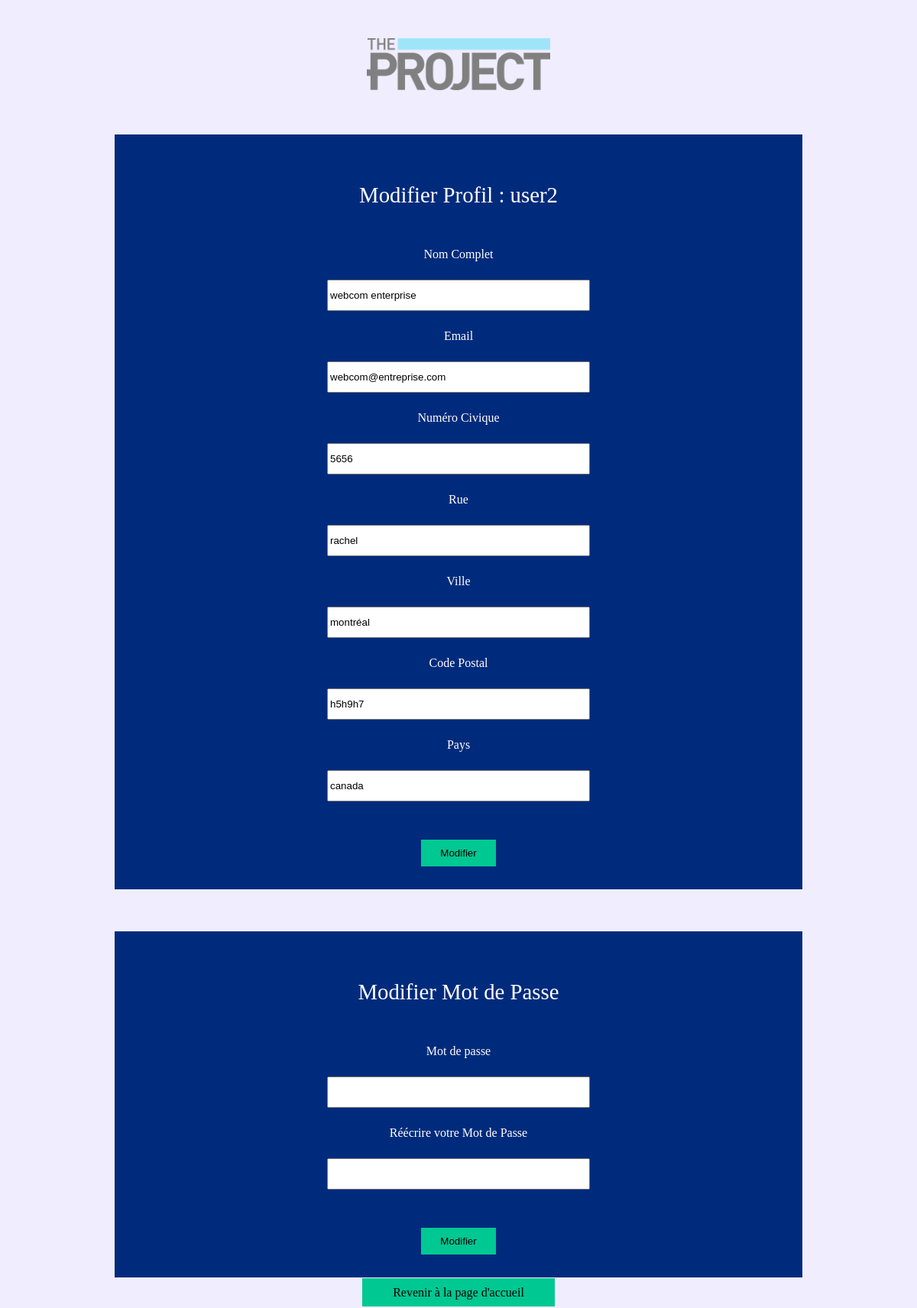
The page /index.php?action=profil (signed in) on the database its author committed.
### tables this page shows
CREATE TABLE `utilisateur` (
  `id` int(11) NOT NULL,
  `nom` varchar(50) NOT NULL,
  `numero` int(11) NOT NULL,
  `rue` varchar(50) NOT NULL,
  `ville` varchar(50) NOT NULL,
  `codePostal` varchar(50) NOT NULL,
  `pays` varchar(50) NOT NULL,
  `courriel` varchar(50) NOT NULL,
  `role` varchar(50) NOT NULL,
  `username` varchar(50) NOT NULL,
  `password` varchar(70) NOT NULL,
  `specialite` varchar(50) DEFAULT NULL,
  `actif` tinyint(1) NOT NULL
);

### function_db.php (called while the page is built, shortened)
<?php
    function connectDB(){
        $c = mysqli_connect("localhost", "root", "", "enterpriseProject");
        mysqli_query($c, "SET NAMES 'utf8'");
        return $c;
    }
    $connexion = connectDB();
    function infoUser($user){
        global $connexion;
        $requete ="SELECT * FROM utilisateur
        where username='".filtre($user)."'";
        $resultat =mysqli_query($connexion,$requete);
        return $resultat;
    }
    function filtre($var)
    {
        global $connexion;
        $varFiltre = mysqli_real_escape_string($connexion, $var);
        $varFiltre = strip_tags($varFiltre, "<a><b><em>");
        return $varFiltre;
    }
?>

### vues/profil.php (the view, shortened to what this page needs)
<!DOCTYPE html>
<html lang="fr">
<head>
    <link rel="stylesheet" href="scss/style.css">
</head>
<body>
    <header class="logo">
        <?php
            if($_SESSION["role"]!=="admin"){
        ?>
            <a href="index.php?action=accueil"><img src="images/logo.png" alt="image logo de la page"></a>
        <?php
            }else if($_SESSION["role"] =="admin"){
        ?>
            <a href="index.php?action=admin"><img src="images/logo.png" alt="image logo de la page"></a>
        <?php
            }
        ?>
    </header>
    <main>
        <div class="blc2">
            <h3>Modifier Profil : <?php echo $_SESSION["user"]; ?></h3>
            <?php
                if($range=mysqli_fetch_assoc($info)){
            ?>
            <form method="post" class="form2">
                <table>
                    <tr>
                        <td>
                            <label for="nom" class="label">Nom Complet</label>
                        </td>
                    </tr>
                    <tr>
                        <td>
                            <input type="text" class="champ" name="nom" value="<?php echo $range["nom"] ?>">
                        </td>
                    </tr>
                    <tr>
                        <td>
                            <label for="mail">Email</label>
                        </td>
                    </tr>
                    <tr>
                        <td>
                            <input type="text" class="champ" name="mail" value="<?php echo $range["courriel"] ?>">
                        </td>
                    </tr>
                    <tr>
                        <td>
                            <label for="numero">Numéro Civique</label>
                        </td>
                    </tr>
                    <tr>
                        <td>
                            <input type="text" class="champ" name="numero" value="<?php echo $range["numero"] ?>">
                        </td>
                    </tr>
                    <tr>
                        <td>
                            <label for="rue">Rue</label>
                        </td>
                    </tr>
                    <tr>
                        <td>
                            <input type="text" class="champ" name="rue" value="<?php echo $range["rue"] ?>">
                        </td>
                    </tr>
                    <tr>
                        <td>
                            <label for="ville">Ville</label>
                        </td>
                    </tr>
                    <tr>
                        <td>
                            <input type="text" class="champ" name="ville" value="<?php echo $range["ville"] ?>">
                        </td>
                    </tr>
                    <tr>
                        <td>
                            <label for="postal">Code Postal</label>
                        </td>
                    </tr>
                    <tr>
                        <td>
                            <input type="text" class="champ" name="postal" value="<?php echo $range["codePostal"] ?>">
                        </td>
                    </tr>
                    <tr>
                        <td>
                            <label for="pays">Pays</label>
                        </td>
                    </tr>
                    <tr>
                        <td>
                            <input type="text" class="champ" name="pays" value="<?php echo $range["pays"] ?>">
                        </td>
                    </tr>
                    <tr>
                        <td>
                        </td>
                    </tr>
                    <tr>
                        <td class="btn">
                            <input type="submit" class="btn1" value="Modifier">
                        </td>
                    </tr>
                </table>
            </form>
        </div>
        <div class="blc2">
        <h3>Modifier Mot de Passe</h3>
            <form method="post" class="form2">
            <table>
                    <tr>
                        <td>
                            <label for="pass">Mot de passe</label>
                        </td>
                    </tr>
                    <tr>
                        <td>
                            <input type="password" class="champ" name="pass" >
                        </td>
                    </tr>
                    <tr>
                        <td>
                            <label for="pass2">Réécrire votre Mot de Passe</label>
                        </td>
                    </tr>
                    <tr>
                        <td>
                            <input type="password" class="champ" name="pass2" >
                        </td>
                    </tr>
                    <tr>
                        <td>
                        </td>
                    </tr>
                    <tr>
                        <td class="btn">
                            <input type="submit" class="btn1" value="Modifier">
                        </td>
                    </tr>
                </table>
            </form>
        </div>
        <p class="lien">
        <?php
            if($_SESSION["role"] !== "admin"){
        ?>
            <a href="index.php?action=accueil">Revenir à la page d'accueil</a>
        <?php
            }else if($_SESSION["role"] == "admin"){
        ?>
        <a href="index.php?action=admin">Revenir à la page d'accueil</a>
        <?php
            }
        ?>
        </p>
        <?php
            }
        ?>
</main>
</body>
</html>

### scss/style.css (style rules this page uses)
html, body, div, span, applet, object, iframe, h1, h2, h3, h4, h5, h6, p, blockquote, pre, a, abbr, acronym, address, big, cite, code, del, dfn, em, img, ins, kbd, q, s, samp, small, strike, strong, sub, sup, tt, var, b, u, i, center, dl, dt, dd, ol, ul, li, fieldset, form, label, legend, table, caption, tbody, tfoot, thead, tr, th, td, article, aside, canvas, details, embed, figure, figcaption, footer, header, hgroup, menu, nav, output, ruby, section, summary, time, mark, audio, video { margin: 0; padding: 0; border: 0; font-size: 100%; font: inherit; vertical-align: baseline; }
article, aside, details, figcaption, figure, footer, header, hgroup, menu, nav, section { display: block; }
body { line-height: 1; }
table { border-collapse: collapse; border-spacing: 0; }
body { background: #F0EDFF; }
body .logo { width: 20%; margin: auto; margin-top: 50px; }
body .logo a img { width: 100%; }
body main p { text-align: center; }
body main p a { background: #00C892; line-height: 2.5; padding: 10px; padding-left: 40px; padding-right: 40px; text-decoration: none; color: black; }
body main .blc2 { width: 75%; background: #002B7C; margin: auto; margin-top: 55px; text-align: center; }
body main .blc2 h3 { text-align: center; padding-top: 65px; color: white; font-family: 'EB Garamond', serif; font-size: 1.8em; }
body main .blc2 .form2 { text-align: center; padding: 30px; color: white; }
body main .blc2 .form2 table { width: 80%; height: 100%; margin: auto; }
body main .blc2 .form2 table tr td { padding-top: 25px; }
body main .blc2 .form2 table tr td .champ { width: 50%; height: 35px; }
body main .blc2 .form2 table tr .btn .btn1 { background: #00C892; color: black; border: none; padding-top: 10px; padding-bottom: 10px; padding-left: 25px; padding-right: 25px; }
body main .lien { text-align: center; }

### rows shown on the page
utilisateur: nom "webcom enterprise", mail "webcom@entreprise.com", numero "5656", rue "rachel", ville "montréal", postal "h5h9h7", pays "canada"

### other values the page prints
$_SESSION["user"] "user2"
